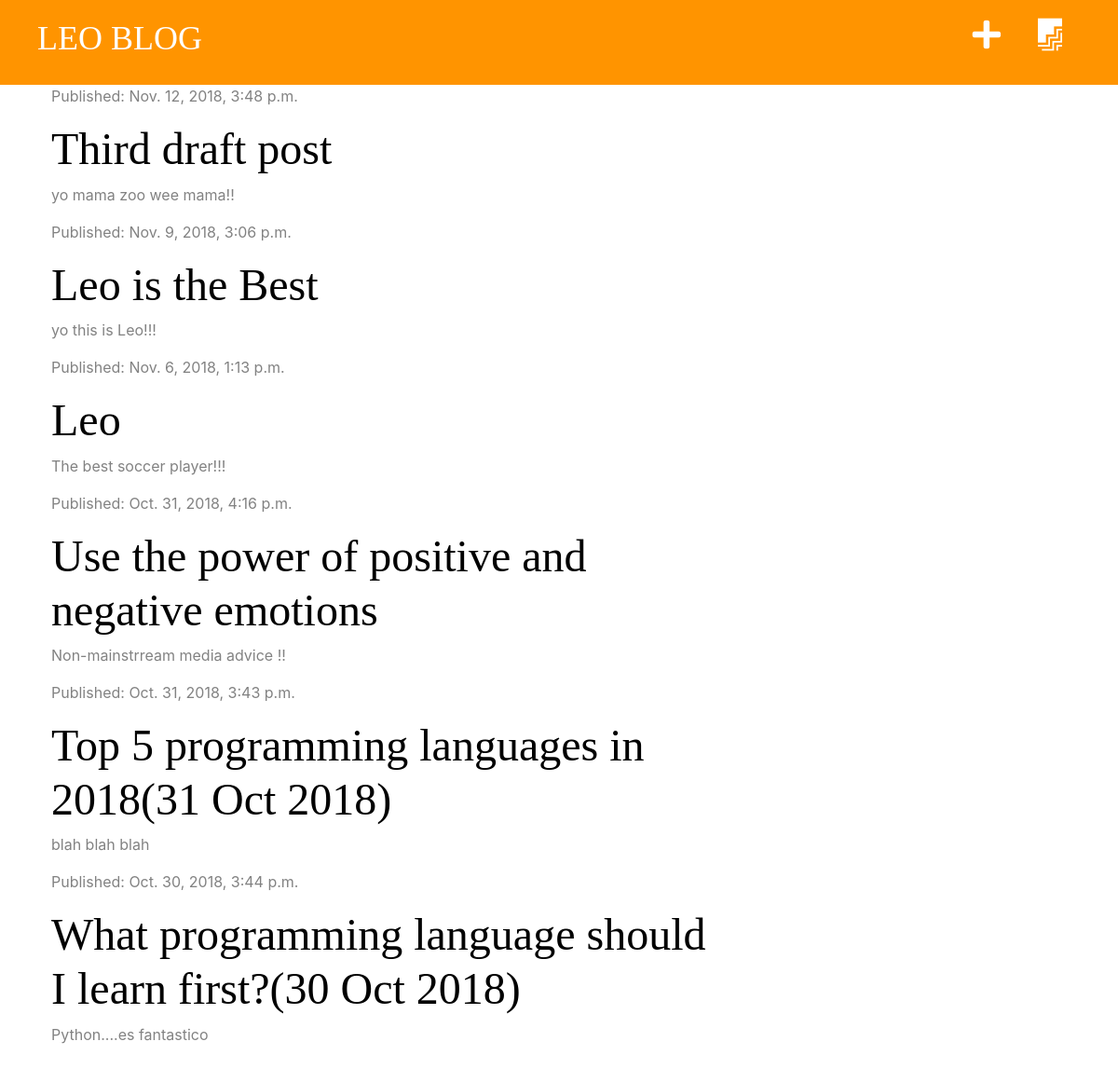
The app's page / (signed in) with its own data.
### blog/models.py (models this page shows, shortened)
class Post(models.Model):
    author = models.ForeignKey('auth.User', on_delete=models.CASCADE)
    title = models.CharField(max_length=200)
    text = models.TextField()
    created_date = models.DateTimeField(default=timezone.now)
    published_date = models.DateTimeField(blank=True, null=True)

### blog/views.py (the view)
# urls.py: path('', views.post_list, name='post_list'),
def post_list(request):
    posts = Post.objects.filter(published_date__lte=timezone.now()).order_by('-published_date')
    stuff_for_frontend = {'posts': posts}
    return render(request, 'blog/post_list.html', stuff_for_frontend)

### blog/templates/blog/post_list.html
{% extends 'blog/base.html' %}
{% block content %}
    {% for post in posts %}
        <div class="post">
            <div class="date">
                <p>Published: {{ post.published_date }}</p>
            <div/>
            <h1><a href="{% url 'post_detail' pk=post.pk %}">{{ post.title }}</a></h1>
            <p>{{ post.text|linebreaksbr }}</p>
        </div>
    {% endfor %}
{% endblock %}

### blog/static/css/blog.css (style rules this page uses)
h1, h2, h3, h4 { font-family: 'tangerine', 'Inconsolata', 'Droid Sans', serif; font-size: 48px; }
.date { color: #828282; }
.post { margin-bottom: 70px; }
.post h1 a { color: #000000; }

### records on screen
Post: published_date "Nov. 12, 2018, 3:48 p.m.", title "Third draft post", text "yo mama zoo wee mama!!"
Post: published_date "Nov. 9, 2018, 3:06 p.m.", title "Leo is the Best", text "yo this is Leo!!!"
Post: published_date "Nov. 6, 2018, 1:13 p.m.", title "Leo", text "The best soccer player!!!"
Post: published_date "Oct. 31, 2018, 4:16 p.m.", title "Use the power of positive and negative emotions", text "Non-mainstrream media advice !!"
Post: published_date "Oct. 31, 2018, 3:43 p.m.", title "Top 5 programming languages in 2018(31 Oct 2018)", text "blah blah blah"
Post: published_date "Oct. 30, 2018, 3:44 p.m.", title "What programming language should I learn first?(30 Oct 2018)", text "Python....es fantastico"
